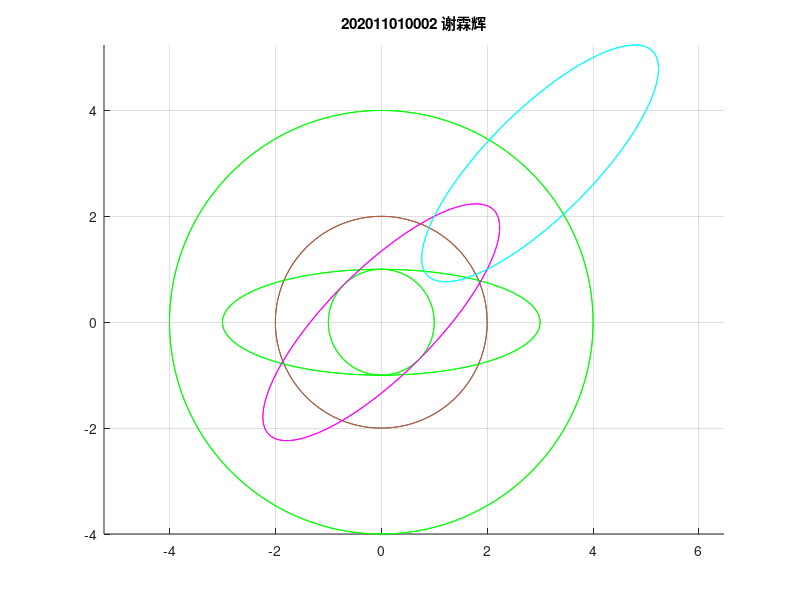

The MATLAB source for this figure:
clear;
title("202011010002 谢霖辉");
grid on;
hold on;

aplha=0:pi/100:2*pi;
r=2;
x(1,:)=r*cos(aplha);
x(2,:)=r*sin(aplha);
plot(x(1,:),x(2,:),'-');
axis equal
A=[2,0;0,2];
xx=A*x;
plot(xx(1,:),xx(2,:),'g')

A=[0.5,0;0,0.5];
xx=A*x;
plot(xx(1,:),xx(2,:),'g')

A=[1.5,0;0,0.5];
xx=A*x;
plot(xx(1,:),xx(2,:),'g')

theta=pi/4;
A=[cos(theta),-sin(theta);sin(theta),cos(theta)];
xx=A*xx;
plot(xx(1,:),xx(2,:),'m')

xx=xx+3;
hold on
plot(xx(1,:),xx(2,:),'c')

aplha=0:pi/100:2*pi;
r=2;
x(1,:)=r*cos(aplha);
x(2,:)=r*sin(aplha);
plot(x(1,:),x(2,:),'-');
axis equal
A=[2,0;0,2];
xx=A*x;
hold on
plot(xx(1,:),xx(2,:),'g')

A=[0.5,0;0,0.5];
xx=A*x;
hold on
plot(xx(1,:),xx(2,:),'g')
A=[1.5,0;0,0.5];
xx=A*x;
plot(xx(1,:),xx(2,:),'g')

theta=pi/4;
A=[cos(theta),-sin(theta);sin(theta),cos(theta)];
xx=A*xx;
plot(xx(1,:),xx(2,:),'m')

xx=xx+3;
hold on
plot(xx(1,:),xx(2,:),'c')
